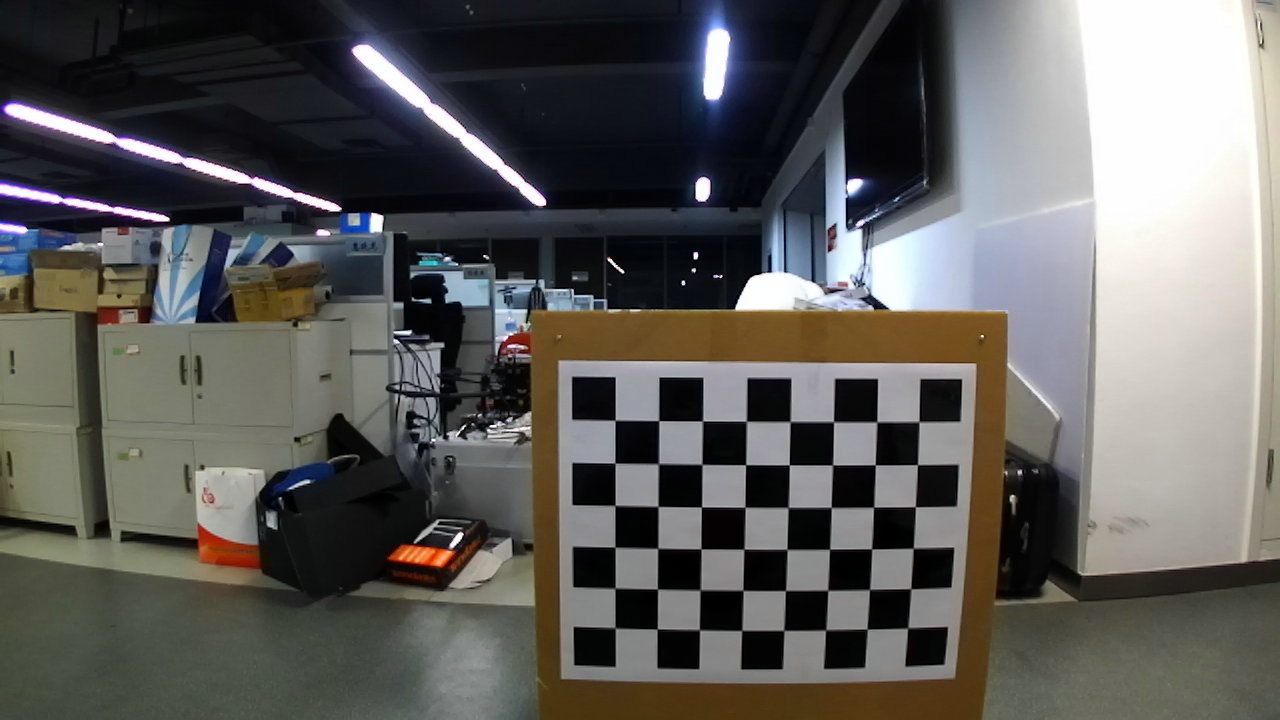
//> input picture build/leftimage001.png, 1280 x 720 px
$ ./test build/leftimage001.png   (built with g++ and OpenCV 4)
//> lines starting //> are read from the running program, lines starting //| are printed output that depends on the picture; after the words box and inside, x2 and y2 are one past the last pixel; in counts of white or black regions, pixels touching at a corner belong together
### threshold.h
#ifndef THRESHOLD_H_
#define THRESHOLD_H_

void threshold(cv::Mat & img, unsigned int iThresh, unsigned int max_value);
void threshold(const CvMat* srcarr, unsigned int thresh, unsigned int maxval);
float bimMean( cv::Mat & img );
void biMakeBorder(cv::Mat &img, unsigned char val);

#endif

### threshold.cpp
#include <opencv2/imgproc.hpp>

// [30 lines left out: functions threshold, threshold, not called in this run]

void biMakeBorder(cv::Mat &img, unsigned char val)
{
    int esz = img.type();

    int m = img.rows;
    int n = img.cols;
    int step = img.step;

    unsigned char *fRow = img.ptr(0);
    unsigned char *lRow = img.ptr(m-1);

    for (int i = 0; i < n; i++)
    {
        fRow[i] = lRow[i] = val;
    }

    unsigned char *fCol = fRow + step;
    unsigned char *lCol = fCol + step - 1;

    for(int y = 1; y < n - 1; y++)
    {
        *fCol = *lCol = val;
        fCol += step;
        lCol += step;
    }
}


/* binary image inverse */
// [26 lines left out: functions bimInverse, bimMean, not called in this run]

### test.cpp
//for testing verious functions
#include <opencv2/highgui.hpp>
#include <opencv2/imgproc.hpp>
#include <iostream>
#include "threshold.h"

using namespace cv;
using namespace std;


int main( int argc, char** argv )
{
    float mean = 128.0f;
    Mat src, imgGray;
    // the first command-line parameter must be a filename of the binary
    // (black-n-white) image
    if( argc != 2 )
    {
        printf("usage: ./%s imageName.png", argv[0]);
        return -1;
    }

    src = cv::imread(argv[1], 1);
//> src is the input picture: 720 rows x 1280 cols, CV_8UC3; mean B, G, R 91.4, 93.9, 95.2
    if (src.channels() != 1)
    {
        cvtColor(src, imgGray, cv::COLOR_BGR2GRAY);
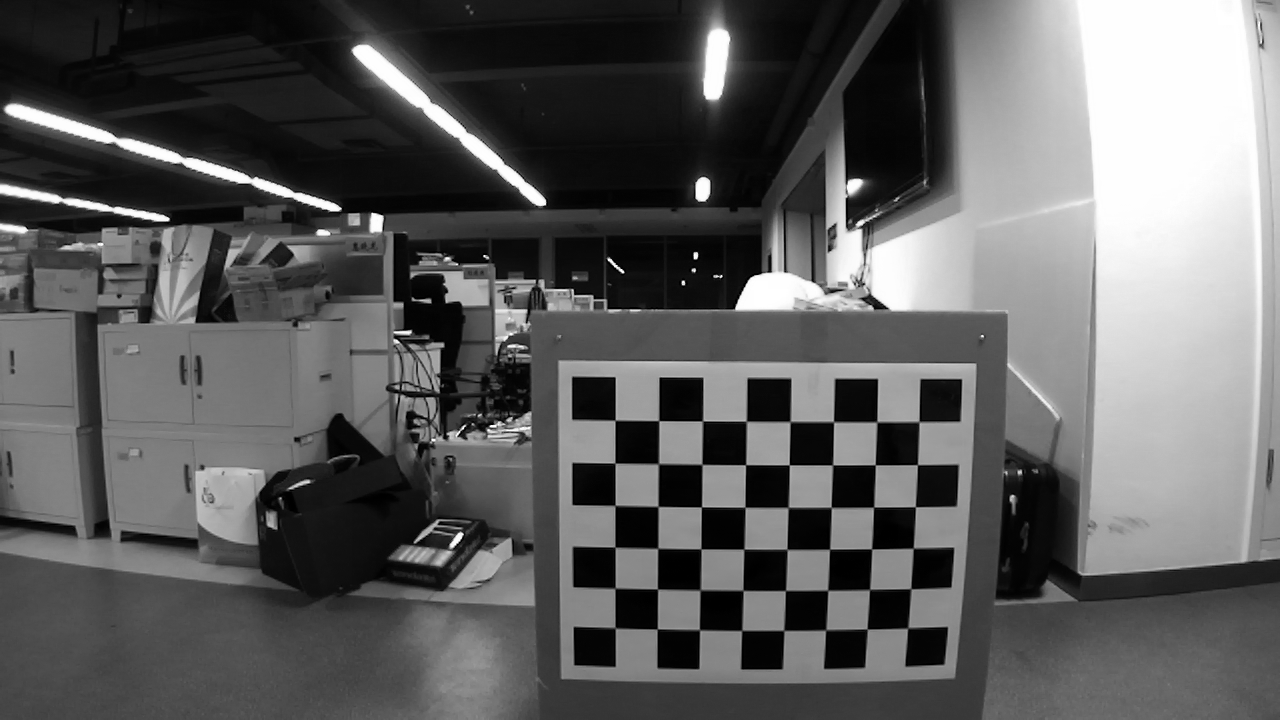
//> imgGray: 720 rows x 1280 cols, CV_8UC1; min 0, max 255, mean 94
    }
    cv::Size imageSize = imgGray.size();
//> imageSize = Size(1280, 720)
// [11 lines of commented-out code are left out]

    std::cout << cv::mean(src) << endl;
//| [91.3809, 93.8924, 95.2222, 0]

    Mat dst1 = imgGray.clone();
    Mat dst2 = imgGray.clone();

    //mean = bimMean(dst1);
    //std::cout << "gray image mean: " << mean << std::endl;
    //threshold(dst1, mean, 255);

    biMakeBorder(dst1, 0);
//> after the loop in biMakeBorder, `for (int i = 0; i < n; i++)`:
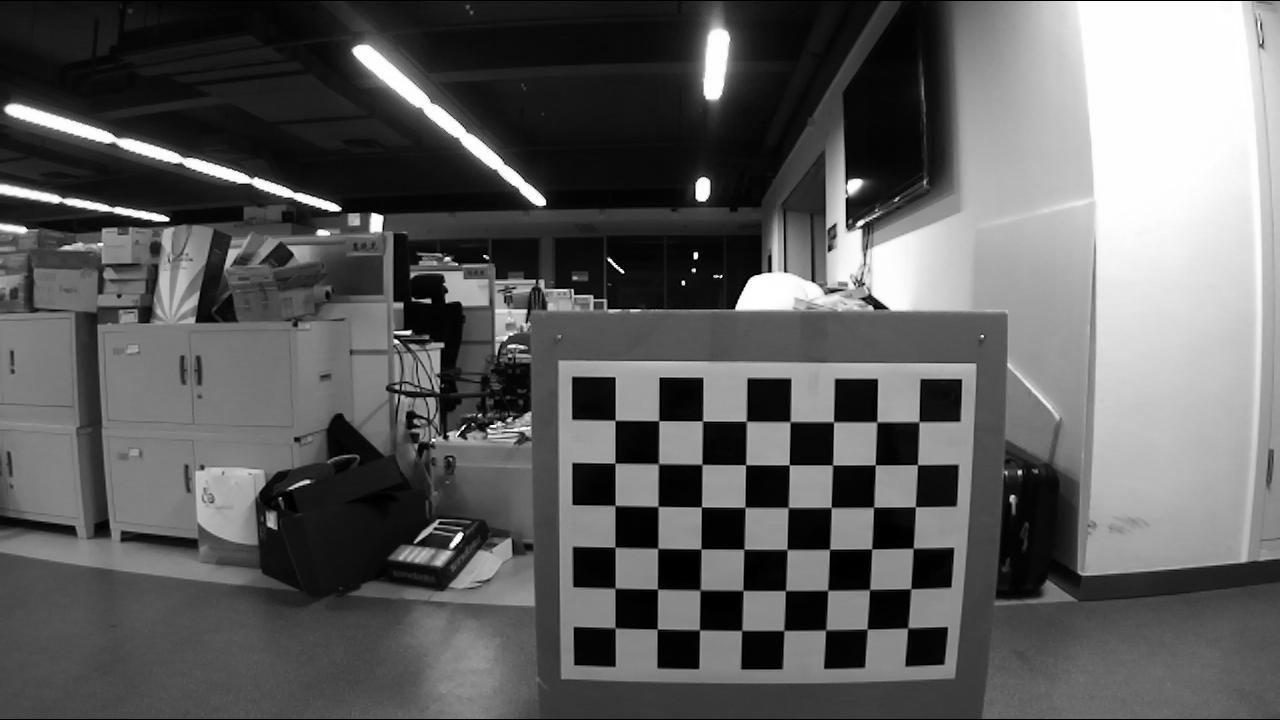
//> img: 720 rows x 1280 cols, CV_8UC1; 0.28% of pixels changed, all inside (x1, y1, x2, y2) = (0, 0, 1280, 720)
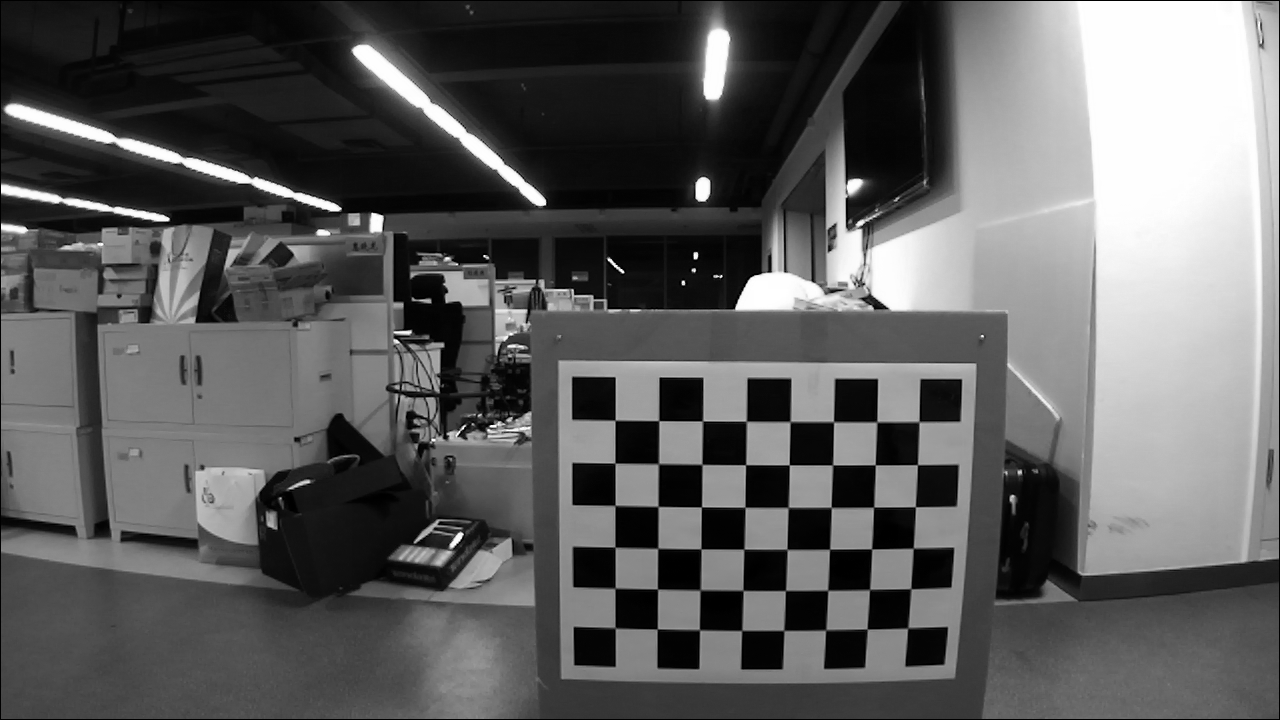
//> dst1: 720 rows x 1280 cols, CV_8UC1; 0.43% of pixels changed, all inside (x1, y1, x2, y2) = (0, 0, 1280, 720)
    biMakeBorder(dst2, 255);
//> call 2 of biMakeBorder, with val = 255
//> after the loop in biMakeBorder (call 2), `for (int i = 0; i < n; i++)`:
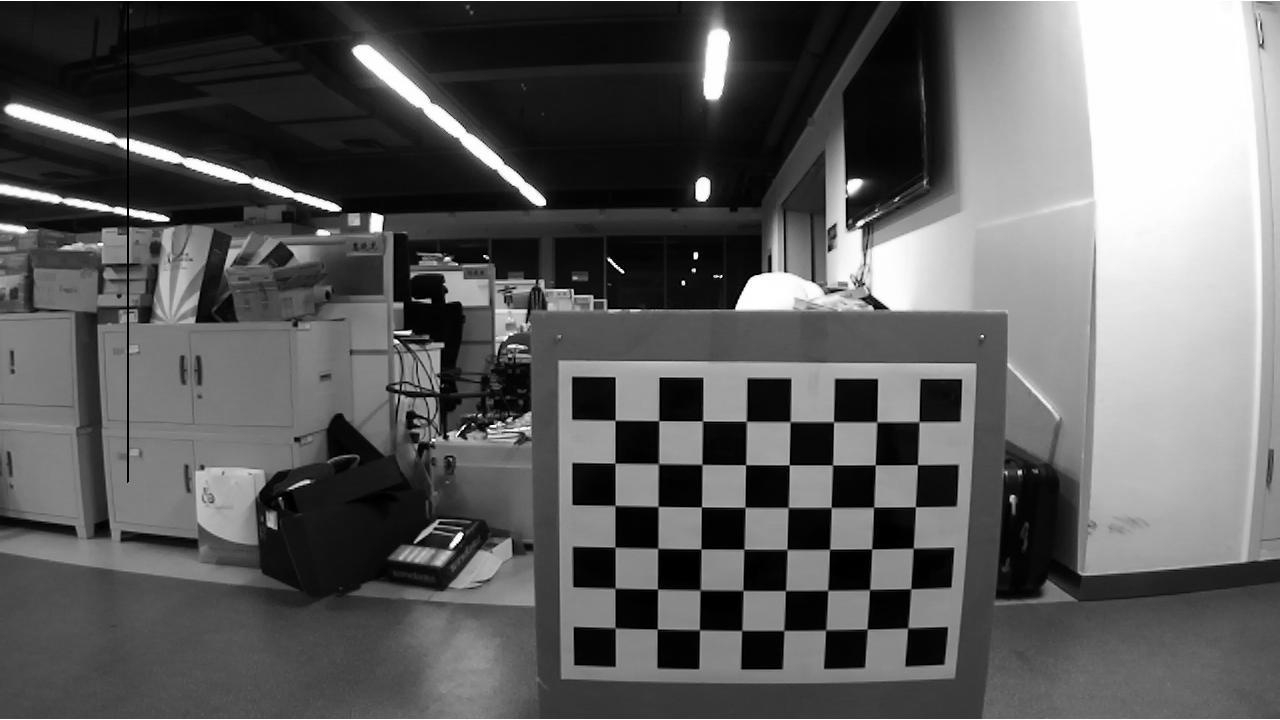
//> img: 720 rows x 1280 cols, CV_8UC1; min 0, max 255, mean 94.4
//> (the run ends here: the program crashes, at `*fCol = *lCol = val;`)
